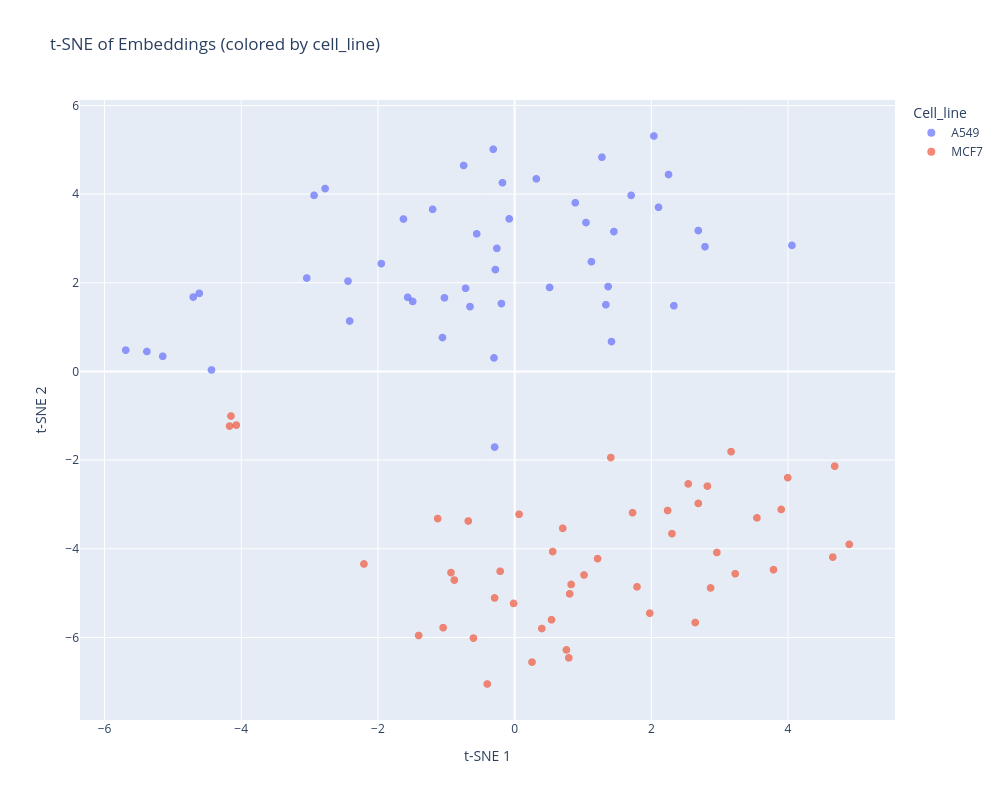

Notebook code for this chart:
### Markdown cell above
## 5. Visualization

Visualize the morphological differences between cell lines and observe dose-dependent shifts using t-SNE and UMAP.

### Code cell
pheno.plot_tsne(
    color_by="cell_line",
    n_components=2,
)

### Figure 1 — Plotly figure (JSON) as saved in the notebook; plotly's stock layout.template omitted (floating-point values rounded to 4 significant figures; data arrays with more than 128 entries replaced by an {"elided": "..."} marker saying what was removed)
{"data": [{"customdata": {"elided": "48x12 mixed values"}, "hovertemplate": "Cell_line=%{customdata[2]}<br>Component 1=%{x}<br>Component 2=%{y}<br>Index=%{customdata[0]}<br>Image=%{customdata[1]}<br>Cell_type=%{customdata[3]}<br>Concentration_point=%{customdata[4]}<br>Filename_channel_1=%{customdata[5]}<br>Filename_channel_2=%{customdata[6]}<br>Id=%{customdata[7]}<br>Image_idx=%{customdata[8]}<br>Log_concentration=%{customdata[9]}<br>Mask_path=%{customdata[10]}<br>Suffix=%{customdata[11]}<extra></extra>", "legendgroup": "A549", "marker": {"color": "#636efa", "opacity": 0.7, "size": 8, "symbol": "circle"}, "mode": "markers", "name": "A549", "showlegend": true, "type": "scattergl", "x": [-1.565, 1.335, 1.368, -3.041, -0.7178, -2.414, 1.044, -4.702, 2.687, 0.8871, -0.2602, -0.7461, -0.6532, -5.38, -0.1931, -2.438, 1.124, 2.785, 1.452, 1.277, -2.773, -4.613, -0.5557, -0.07966, 2.33, -1.491, -1.056, -1.027, 0.511, -0.2819, 0.3175, -1.2, 4.057, -1.626, 2.037, -2.934, 1.417, -0.3017, -1.951, -5.148, -0.2932, -4.435, 1.705, -0.3132, -5.689, 2.105, -0.1779, 2.251], "xaxis": "x", "y": [1.673, 1.505, 1.915, 2.107, 1.875, 1.138, 3.36, 1.678, 3.179, 3.805, 2.777, 4.646, 1.463, 0.4509, 1.532, 2.038, 2.476, 2.815, 3.156, 4.833, 4.125, 1.762, 3.104, 3.443, 1.482, 1.579, 0.7657, 1.661, 1.895, 2.299, 4.345, 3.657, 2.844, 3.438, 5.311, 3.972, 0.6749, 0.3058, 2.433, 0.3425, -1.705, 0.03361, 3.972, 5.012, 0.4813, 3.703, 4.257, 4.442], "yaxis": "y"}, {"customdata": {"elided": "48x12 mixed values"}, "hovertemplate": "Cell_line=%{customdata[2]}<br>Component 1=%{x}<br>Component 2=%{y}<br>Index=%{customdata[0]}<br>Image=%{customdata[1]}<br>Cell_type=%{customdata[3]}<br>Concentration_point=%{customdata[4]}<br>Filename_channel_1=%{customdata[5]}<br>Filename_channel_2=%{customdata[6]}<br>Id=%{customdata[7]}<br>Image_idx=%{customdata[8]}<br>Log_concentration=%{customdata[9]}<br>Mask_path=%{customdata[10]}<br>Suffix=%{customdata[11]}<extra></extra>", "legendgroup": "MCF7", "marker": {"color": "#EF553B", "opacity": 0.7, "size": 8, "symbol": "circle"}, "mode": "markers", "name": "MCF7", "showlegend": true, "type": "scattergl", "x": [-1.126, 0.7034, 1.725, 1.214, 0.5564, 3.995, 3.166, 4.682, 4.654, -0.4005, -0.01537, 2.687, -2.205, -0.8818, 3.787, 2.959, 2.54, 0.8051, 2.82, 2.642, 0.7579, 1.977, 0.3976, 3.227, -0.6786, 3.545, -0.212, 3.899, 2.238, -0.9311, 0.06452, -1.404, -0.6026, 0.7927, -0.2932, -4.17, -4.072, 4.895, -4.15, 2.302, 0.8262, 1.015, 1.79, 2.866, 0.2539, 0.5395, -1.046, 1.407], "xaxis": "x", "y": [-3.317, -3.537, -3.185, -4.221, -4.061, -2.395, -1.808, -2.136, -4.187, -7.049, -5.232, -2.976, -4.342, -4.705, -4.471, -4.083, -2.536, -5.016, -2.586, -5.663, -6.28, -5.451, -5.798, -4.562, -3.373, -3.302, -4.507, -3.112, -3.136, -4.536, -3.222, -5.955, -6.014, -6.46, -5.108, -1.231, -1.209, -3.9, -1.005, -3.659, -4.804, -4.59, -4.857, -4.883, -6.556, -5.601, -5.779, -1.942], "yaxis": "y"}], "layout": {"height": 800, "legend": {"title": {"text": "Cell_line"}, "tracegroupgap": 0}, "title": {"text": "t-SNE of Embeddings (colored by cell_line)"}, "width": 1000, "xaxis": {"anchor": "y", "domain": [0, 1], "title": {"text": "t-SNE 1"}}, "yaxis": {"anchor": "x", "domain": [0, 1], "title": {"text": "t-SNE 2"}}}}
